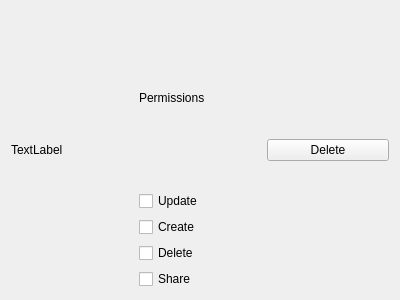
<?xml version="1.0" encoding="UTF-8"?>
<ui version="4.0">
 <class>OCC::ShareDialogShare</class>
 <widget class="QWidget" name="OCC::ShareDialogShare">
  <property name="enabled">
   <bool>true</bool>
  </property>
  <property name="geometry">
   <rect>
    <x>0</x>
    <y>0</y>
    <width>400</width>
    <height>300</height>
   </rect>
  </property>
  <property name="windowTitle">
   <string>Form</string>
  </property>
  <layout class="QHBoxLayout" name="horizontalLayout_2">
   <item>
    <widget class="QLabel" name="sharedWith">
     <property name="text">
      <string>TextLabel</string>
     </property>
    </widget>
   </item>
   <item>
    <layout class="QVBoxLayout" name="verticalLayout">
     <item>
      <widget class="QLabel" name="label">
       <property name="text">
        <string>Permissions</string>
       </property>
      </widget>
     </item>
     <item>
      <widget class="QCheckBox" name="permissionUpdate">
       <property name="text">
        <string>Update</string>
       </property>
      </widget>
     </item>
     <item>
      <widget class="QCheckBox" name="permissionCreate">
       <property name="text">
        <string>Create</string>
       </property>
      </widget>
     </item>
     <item>
      <widget class="QCheckBox" name="permissionDelete">
       <property name="text">
        <string>Delete</string>
       </property>
      </widget>
     </item>
     <item>
      <widget class="QCheckBox" name="permissionShare">
       <property name="text">
        <string>Share</string>
       </property>
      </widget>
     </item>
    </layout>
   </item>
   <item>
    <widget class="QPushButton" name="deleteShareButton">
     <property name="text">
      <string>Delete</string>
     </property>
    </widget>
   </item>
  </layout>
 </widget>
 <resources/>
 <connections/>
</ui>
